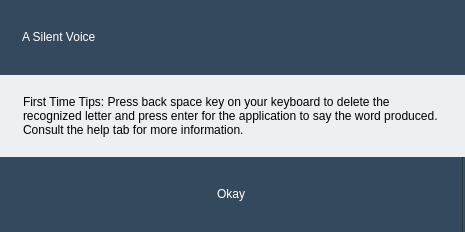
<?xml version="1.0" encoding="UTF-8"?>
<ui version="4.0">
 <class>Dialog</class>
 <widget class="QDialog" name="Dialog">
  <property name="geometry">
   <rect>
    <x>0</x>
    <y>0</y>
    <width>465</width>
    <height>232</height>
   </rect>
  </property>
  <property name="windowTitle">
   <string>Dialog</string>
  </property>
  <property name="styleSheet">
   <string notr="true">background-color: rgb(236, 240, 241);</string>
  </property>
  <layout class="QVBoxLayout" name="verticalLayout_2">
   <property name="spacing">
    <number>0</number>
   </property>
   <property name="leftMargin">
    <number>0</number>
   </property>
   <property name="topMargin">
    <number>0</number>
   </property>
   <property name="rightMargin">
    <number>0</number>
   </property>
   <property name="bottomMargin">
    <number>0</number>
   </property>
   <item>
    <widget class="QFrame" name="horizontalFrame">
     <property name="styleSheet">
      <string notr="true">background-color: rgb(52, 73, 94);</string>
     </property>
     <layout class="QHBoxLayout" name="horizontalLayout_2">
      <property name="spacing">
       <number>0</number>
      </property>
      <item>
       <widget class="QLabel" name="label_3">
        <property name="styleSheet">
         <string notr="true">margin-left: 2</string>
        </property>
        <property name="text">
         <string>&lt;html&gt;&lt;head/&gt;&lt;body&gt;&lt;p&gt;&lt;img src=&quot;:/Quit/Icons/app_icon_quit.png&quot;/&gt;&lt;/p&gt;&lt;/body&gt;&lt;/html&gt;</string>
        </property>
       </widget>
      </item>
      <item>
       <widget class="QLabel" name="label_2">
        <property name="minimumSize">
         <size>
          <width>0</width>
          <height>40</height>
         </size>
        </property>
        <property name="styleSheet">
         <string notr="true">color: rgb(255, 255, 255);
font: 14pt &quot;Trebuchet MS&quot;;
background-color: rgb(52, 73, 94);
margin-left: 2</string>
        </property>
        <property name="text">
         <string>&lt;html&gt;&lt;head/&gt;&lt;body&gt;&lt;p&gt;A Silent Voice&lt;/p&gt;&lt;/body&gt;&lt;/html&gt;</string>
        </property>
       </widget>
      </item>
      <item>
       <spacer name="horizontalSpacer">
        <property name="orientation">
         <enum>Qt::Horizontal</enum>
        </property>
        <property name="sizeHint" stdset="0">
         <size>
          <width>40</width>
          <height>20</height>
         </size>
        </property>
       </spacer>
      </item>
     </layout>
    </widget>
   </item>
   <item>
    <widget class="QLabel" name="label">
     <property name="minimumSize">
      <size>
       <width>0</width>
       <height>70</height>
      </size>
     </property>
     <property name="styleSheet">
      <string notr="true">color: rgb(0, 0, 0);
font: 12pt &quot;Trebuchet MS&quot;;
margin: 20;
</string>
     </property>
     <property name="text">
      <string>First Time Tips: Press back space key on your keyboard to delete the recognized letter and press enter for the application to say the word produced. Consult the help tab for more information.</string>
     </property>
     <property name="alignment">
      <set>Qt::AlignLeading|Qt::AlignLeft|Qt::AlignVCenter</set>
     </property>
     <property name="wordWrap">
      <bool>true</bool>
     </property>
    </widget>
   </item>
   <item>
    <widget class="QFrame" name="horizontalFrame">
     <property name="styleSheet">
      <string notr="true">background-color: rgb(52, 73, 94);</string>
     </property>
     <layout class="QHBoxLayout" name="horizontalLayout">
      <property name="spacing">
       <number>0</number>
      </property>
      <property name="leftMargin">
       <number>0</number>
      </property>
      <property name="topMargin">
       <number>0</number>
      </property>
      <property name="rightMargin">
       <number>0</number>
      </property>
      <property name="bottomMargin">
       <number>0</number>
      </property>
      <item>
       <widget class="QPushButton" name="okayButton">
        <property name="minimumSize">
         <size>
          <width>0</width>
          <height>50</height>
         </size>
        </property>
        <property name="styleSheet">
         <string notr="true">color: rgb(255, 255, 255);
font: 14pt &quot;Trebuchet MS&quot;;
background-color: rgb(104, 127, 149);</string>
        </property>
        <property name="text">
         <string>Okay</string>
        </property>
        <property name="flat">
         <bool>true</bool>
        </property>
       </widget>
      </item>
      <item>
       <widget class="Line" name="line">
        <property name="orientation">
         <enum>Qt::Vertical</enum>
        </property>
       </widget>
      </item>
     </layout>
    </widget>
   </item>
  </layout>
 </widget>
 <resources>
  <include location="iconpack.qrc"/>
 </resources>
 <connections/>
</ui>
